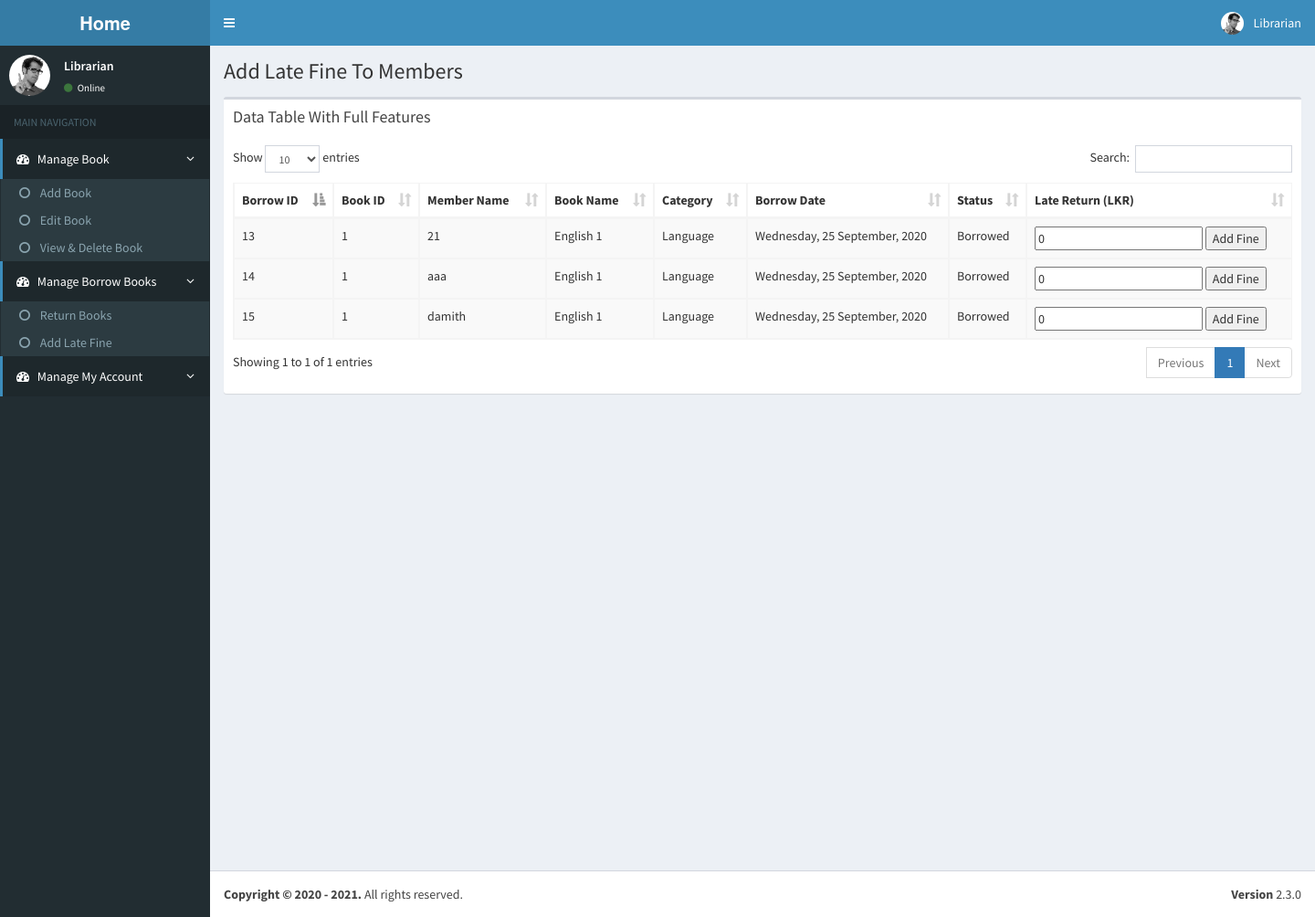
/Late.php (signed in), run on the app's committed database.
### tables this page shows
CREATE TABLE IF NOT EXISTS `borrowing` (
  `BorID` int(11) NOT NULL AUTO_INCREMENT,
  `BName` varchar(20) NOT NULL,
  `Category` varchar(50) NOT NULL,
  `BID` int(11) NOT NULL,
  `Username` varchar(20) NOT NULL,
  `Qty` int(11) NOT NULL,
  `Date` varchar(50) NOT NULL,
  `Status` varchar(10) NOT NULL,
  `LPrice` int(50) NOT NULL,
  PRIMARY KEY (`BorID`)
);

### Late.php (the view, shortened to what this page needs)
<!DOCTYPE html>
<html>
  <head>
    <link rel="stylesheet" href="bootstrap/css/bootstrap.min.css">
    <link rel="stylesheet" href="https://maxcdn.bootstrapcdn.com/font-awesome/4.4.0/css/font-awesome.min.css">
    <link rel="stylesheet" href="https://code.ionicframework.com/ionicons/2.0.1/css/ionicons.min.css">
    <link rel="stylesheet" href="plugins/datatables/dataTables.bootstrap.css">
    <link rel="stylesheet" href="dist/css/AdminLTE.min.css">
    <link rel="stylesheet" href="dist/css/skins/_all-skins.min.css">
  </head>
  <body class="hold-transition skin-blue sidebar-mini">
    <div class="wrapper">
      <header class="main-header">
        <a href="index.php" class="logo">
          <span class="logo-lg"><b>Home</b></span>
        </a>
        <nav class="navbar navbar-static-top" role="navigation">
          <a href="#" class="sidebar-toggle" data-toggle="offcanvas" role="button">
          </a>
          <div class="navbar-custom-menu">
            <ul class="nav navbar-nav">
              <li class="dropdown user user-menu">
                <a href="#" class="dropdown-toggle" data-toggle="dropdown">
                  <img src="dist/img/user2-160x160.jpg" class="user-image" alt="User Image">
                  <span class="hidden-xs">Librarian</span>
                </a>
              </li>
            </ul>
          </div>
        </nav>
      </header>
      <aside class="main-sidebar">
        <section class="sidebar">
          <div class="user-panel">
            <div class="pull-left image">
              <img src="dist/img/user2-160x160.jpg" class="img-circle" alt="User Image">
            </div>
            <div class="pull-left info">
              <p>Librarian</p>
              <a href="#"><i class="fa fa-circle text-success"></i> Online</a>
            </div>
          </div>
          <ul class="sidebar-menu">
            <li class="header">MAIN NAVIGATION</li>
            <li class="active treeview">
              <a href="#">
                <i class="fa fa-dashboard"></i> <span>Manage Book</span> <i class="fa fa-angle-left pull-right"></i>
              </a>
              <ul class="treeview-menu">
                <li><a href="AddBook.php"><i class="fa fa-circle-o"></i> Add Book</a></li>
              </ul>
              <ul class="treeview-menu">
                <li><a href="EditBook.php"><i class="fa fa-circle-o"></i> Edit Book</a></li>
              </ul>
              <ul class="treeview-menu">
                <li><a href="DeleteBook.php"><i class="fa fa-circle-o"></i> View & Delete Book</a></li>
              </ul>
            </li>
            <li class="active treeview">
              <a href="#">
             <i class="fa fa-dashboard"></i> <span>Manage Borrow Books</span> <i class="fa fa-angle-left pull-right"></i>
              </a> <ul class="treeview-menu">
                <li><a href="Return.php"><i class="fa fa-circle-o"></i> Return Books</a></li>
                <li><a href="Late.php"><i class="fa fa-circle-o"></i> Add Late Fine </a></li>
              </ul>
            </li>
            <li class="active treeview">
              <a href="ManageAccount.php">
                <i class="fa fa-dashboard"></i> <span>Manage My Account</span> <i class="fa fa-angle-left pull-right"></i>
              </a></li>
          </ul>
        </section>
      </aside>
      <div class="content-wrapper">
        <section class="content-header">
          <h1>
           Add Late Fine To Members
          </h1>
        </section>
        <section class="content">
          <div class="row">
            <div class="col-xs-12">
              <div class="box">
                <div class="box-header">
                  <h3 class="box-title">Data Table With Full Features</h3>
                </div>
                <div class="box-body">
                  <form action="Late.php" method="post">
                  <table id="example1" class="table table-bordered table-striped">
                    <thead>
                      <tr>
                        <th>Borrow ID</th>
                        <th>Book ID</th>
                        <th>Member Name</th>
                        <th>Book Name</th>
                        <th>Category</th>
                        <th>Borrow Date</th>
                        <th>Status</th>
                        <th>Late Return (LKR)</th>
                      </tr>
                    </thead>
                    <?php
	$query =' Select * from borrowing where Status="Borrowed"';
$result = mysql_query($query);
		while($row=mysql_fetch_array($result))
		{
		?>
                    <tbody>
                      <tr>
                        <td><?php echo $row["BorID"]; ?></td>
                        <td><?php echo $row["BID"]; ?></td>
                        <td><?php echo $row["Username"]; ?></td>
                        <td><?php echo $row["BName"]; ?></td>
                        <td><?php echo $row["Category"]; ?></td>
                        <td><?php echo $row["Date"]; ?></td>
                         <td><?php echo $row["Status"]; ?></td>
                        <td><form action="DBLate.php" method="post">
                           <input type="text" name="txtLPrice" value="<?php echo $row["LPrice"]; ?>">
                           <input type="submit" value="Add Fine" size="1" class="Latebutton" onclick="form.action='DBLate.php';" />
                        </form></td>
                      </tr>
                      <?php
   				}
				?>
                    </tbody>
                  </table>
                </div>
              </div>
            </div>
          </div>
        </section>
      </div>
      <footer class="main-footer">
        <div class="pull-right hidden-xs">
          <b>Version</b> 2.3.0
        </div> <strong>Copyright &copy; 2020 - 2021.</strong> All rights reserved.
      </footer>
    </div>
  </body>
</html>

### data on the page
borrowing: BorID "13", BID "1", Username "21", BName "English 1", Category "Language", Date "Wednesday, 25 September, 2020", Status "Borrowed", txtLPrice "0"
borrowing: BorID "14", BID "1", Username "aaa", BName "English 1", Category "Language", Date "Wednesday, 25 September, 2020", Status "Borrowed", txtLPrice "0"
borrowing: BorID "15", BID "1", Username "damith", BName "English 1", Category "Language", Date "Wednesday, 25 September, 2020", Status "Borrowed", txtLPrice "0"
